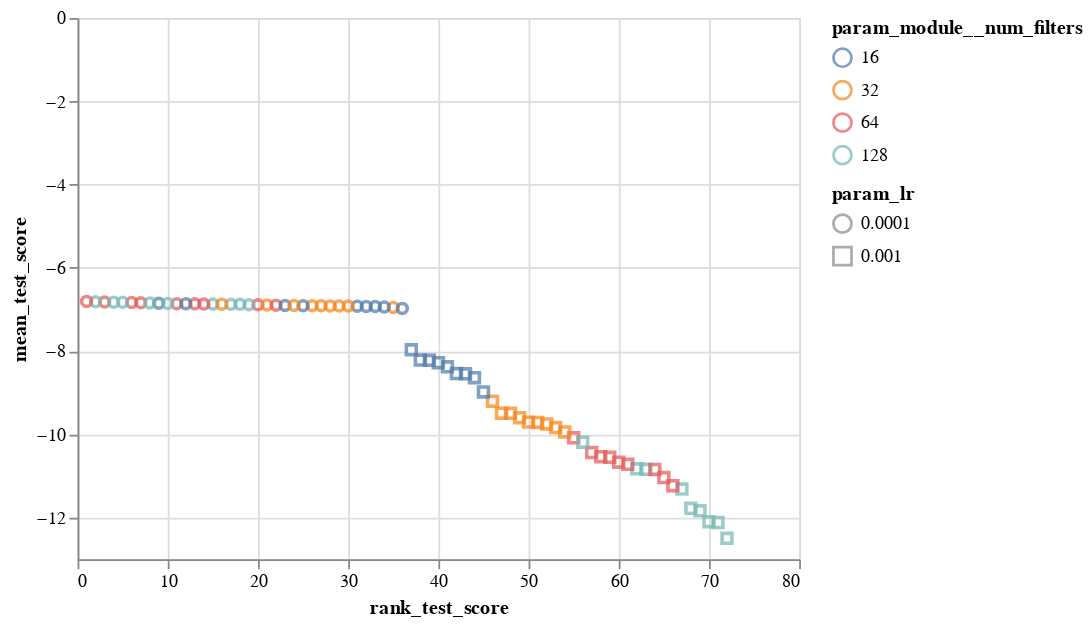

Notebook source saved alongside this figure:
### Code cell
# old search
alt.Chart(res_df).mark_point().encode(
    x='rank_test_score:Q',
    y='mean_test_score:Q',
    color='param_module__num_filters:N',
#     column='param_module__num_filters:N',
#     detail='model_desc:N',
    shape="param_lr:N"
    
).interactive()
